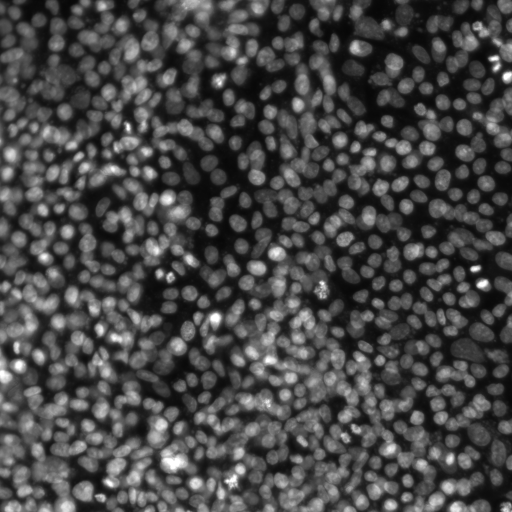
#> input picture covid_19_/orig_file.png, 512 x 512 px, found by its file name
$ python covid19_0_data_preparation_rxrx1.py
#> lines starting #> are read from the running program, lines starting #| are printed output that depends on the picture


from PIL import Image
import numpy as np
import sys
import csv
import os
import pandas as pd
import numpy as np

image = Image.open('/home/surya/Documents/GitHub/COVID19-surya/covid_19_/orig_file.png').convert('L')
image2 = Image.open('/home/surya/Documents/GitHub/COVID19-surya/covid_19_/orig_file.png').convert('L')
# image.show()


# # The file format of the source file.
# print(image.format) # Output: JPEG

# # The pixel format used by the image. Typical values are "1", "L", "RGB", or "CMYK."
# print(image.mode) # Output: RGB

# # Image size, in pixels. The size is given as a 2-tuple (width, height).
# print(image.size) # Output: (1920, 1280)

# # Colour palette table, if any.
# print(image.palette) # Output: None

# # # Chnging image type:
# # image.save('new_image.png')

new_image = image.resize((128, 128))
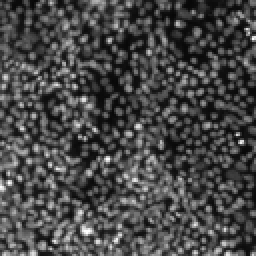
#> new_image: PIL image 128x128 L (shown 2 times larger); min 7, max 255, mean 71.1
new_image2 = image2.resize((128, 128))

numpy_image = np.array(new_image)
numpy_image2 = np.array(new_image2)


image_=np.dstack([numpy_image, numpy_image2])
# [8 lines of commented-out code are left out]
